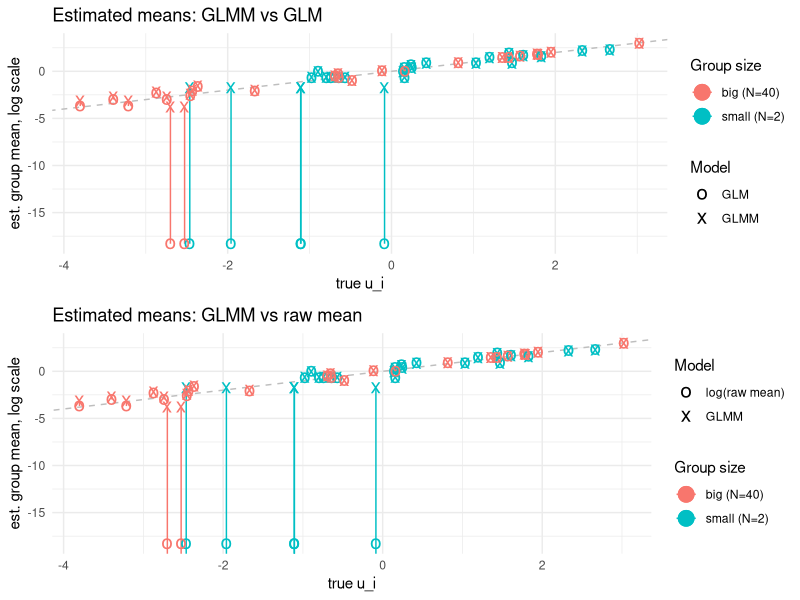

Write the R code that produced this figure.
## ---- chunk 1
knitr::opts_chunk$set(echo = TRUE, warning=FALSE, message=FALSE)
## ---- chunk 2
library(dplyr)
library(ggplot2)
library(lme4)
library(gridExtra)
theme_set(theme_minimal())
## ---- chunk 3
set.seed(880)
n_groups <- 50
means <- rnorm(n_groups, 0, 2)
overall_mean <- 0
ymin <- -4
ymax <- 4

## generate data
dat <- data_frame(
    group_id = rep(1:n_groups, rep(c(2, 40), each=n_groups/2)),
    y = rpois(length(group_id), exp(overall_mean + means[group_id])),
    true_u = means[group_id],
    true_mean = exp(overall_mean + means[group_id])
)
## ---- chunk 4
## raw group means model
raw_means <- dat%>% group_by(group_id) %>%
    summarize(
        avg_y = mean(y), 
        sd_y = sd(y)
    )

fit_glm <- glm(y~factor(group_id)-1, data=dat, family="poisson")

fit_glmm <- glmer(y~(1|group_id), data=dat, family="poisson")


## assemble data for comparison
means_compare <- data_frame(
    group_id = 1:n_groups,
    glmm_means_log = predict(fit_glmm, newdata=data.frame(group_id=1:n_groups)),
    glm_means_log = predict(fit_glm, newdata=data.frame(group_id=1:n_groups)),
    true_u = means[group_id],
    size = ifelse(group_id<=(n_groups/2), "small", "big")
) %>% left_join(raw_means)

a <- ggplot(means_compare, aes(x=true_u, y=glmm_means_log, yend=glm_means_log, color=size)) +
    geom_segment(aes(xend=true_u)) + geom_abline(aes(slope=1, intercept=0),linetype=2, color="grey") +
    geom_point(aes(shape='x'), size=5) + ylab("est. group mean, log scale") + xlab("true u_i") +
    geom_point(aes(y=glm_means_log, shape='o'), size=5) +
    scale_shape_manual(name="Model", labels=c("GLM", "GLMM"), values=c('x'='x', 'o'='o')) +
    scale_color_discrete(name="Group size", labels=c("big (N=40)", "small (N=2)")) +
    ggtitle("Estimated means: GLMM vs GLM")

b <- ggplot(means_compare, aes(x=true_u, y=glmm_means_log, yend=log(avg_y), color=size)) +
    geom_segment(aes(xend=true_u)) + geom_abline(aes(slope=1, intercept=0),linetype=2, color="grey") +
    geom_point(aes(shape='x'), size=5) + ylab("est. group mean, log scale") + xlab("true u_i") +
    geom_point(aes(y=glm_means_log, shape='o'), size=5) +
    scale_color_discrete(name="Group size", labels=c("big (N=40)", "small (N=2)"))+
    scale_shape_manual(name="Model", labels=c("log(raw mean)", "GLMM"), values=c('x'='x', 'o'='o')) +
    ggtitle("Estimated means: GLMM vs raw mean")
grid.arrange(a, b, nrow=2)
